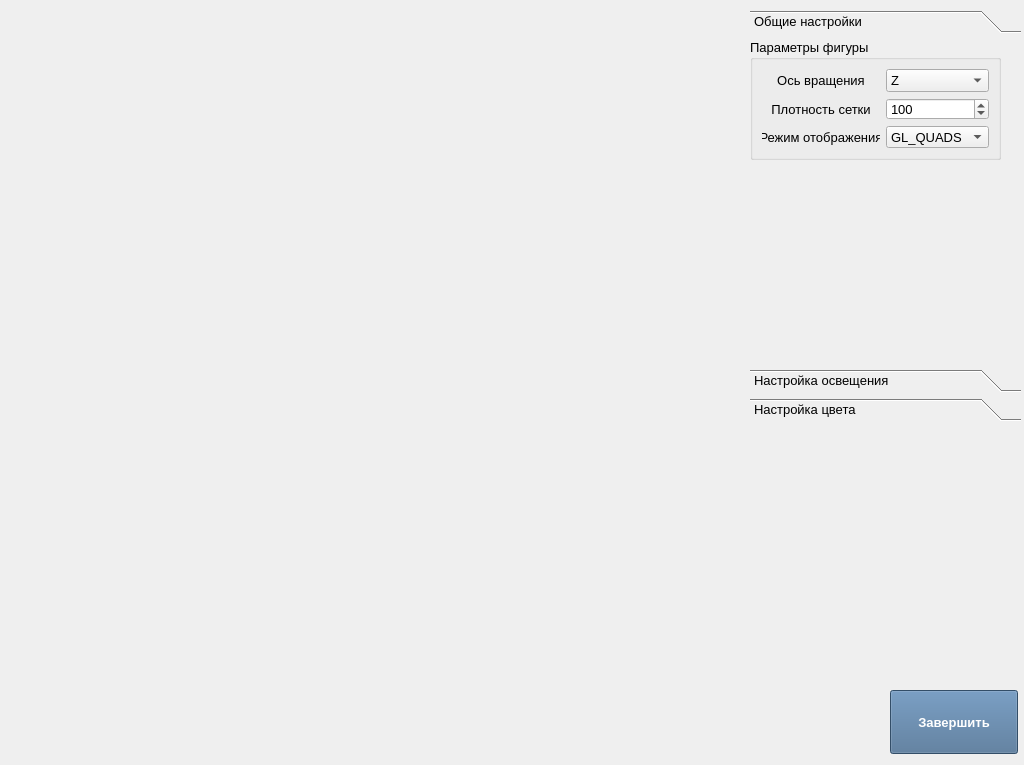
<?xml version="1.0" encoding="UTF-8"?>
<ui version="4.0">
 <class>Viewer3D</class>
 <widget class="QWidget" name="Viewer3D">
  <property name="geometry">
   <rect>
    <x>0</x>
    <y>0</y>
    <width>1024</width>
    <height>765</height>
   </rect>
  </property>
  <property name="windowTitle">
   <string>3D Viewer</string>
  </property>
  <widget class="QPushButton" name="EndButton">
   <property name="geometry">
    <rect>
     <x>890</x>
     <y>690</y>
     <width>128</width>
     <height>64</height>
    </rect>
   </property>
   <property name="minimumSize">
    <size>
     <width>128</width>
     <height>64</height>
    </size>
   </property>
   <property name="palette">
    <palette>
     <active>
      <colorrole role="Button">
       <brush brushstyle="SolidPattern">
        <color alpha="255">
         <red>72</red>
         <green>109</green>
         <blue>146</blue>
        </color>
       </brush>
      </colorrole>
      <colorrole role="ButtonText">
       <brush brushstyle="SolidPattern">
        <color alpha="255">
         <red>255</red>
         <green>255</green>
         <blue>255</blue>
        </color>
       </brush>
      </colorrole>
      <colorrole role="Base">
       <brush brushstyle="SolidPattern">
        <color alpha="255">
         <red>72</red>
         <green>109</green>
         <blue>146</blue>
        </color>
       </brush>
      </colorrole>
      <colorrole role="Window">
       <brush brushstyle="SolidPattern">
        <color alpha="255">
         <red>72</red>
         <green>109</green>
         <blue>146</blue>
        </color>
       </brush>
      </colorrole>
     </active>
     <inactive>
      <colorrole role="Button">
       <brush brushstyle="SolidPattern">
        <color alpha="255">
         <red>72</red>
         <green>109</green>
         <blue>146</blue>
        </color>
       </brush>
      </colorrole>
      <colorrole role="ButtonText">
       <brush brushstyle="SolidPattern">
        <color alpha="255">
         <red>255</red>
         <green>255</green>
         <blue>255</blue>
        </color>
       </brush>
      </colorrole>
      <colorrole role="Base">
       <brush brushstyle="SolidPattern">
        <color alpha="255">
         <red>72</red>
         <green>109</green>
         <blue>146</blue>
        </color>
       </brush>
      </colorrole>
      <colorrole role="Window">
       <brush brushstyle="SolidPattern">
        <color alpha="255">
         <red>72</red>
         <green>109</green>
         <blue>146</blue>
        </color>
       </brush>
      </colorrole>
     </inactive>
     <disabled>
      <colorrole role="Button">
       <brush brushstyle="SolidPattern">
        <color alpha="255">
         <red>72</red>
         <green>109</green>
         <blue>146</blue>
        </color>
       </brush>
      </colorrole>
      <colorrole role="ButtonText">
       <brush brushstyle="SolidPattern">
        <color alpha="255">
         <red>120</red>
         <green>120</green>
         <blue>120</blue>
        </color>
       </brush>
      </colorrole>
      <colorrole role="Base">
       <brush brushstyle="SolidPattern">
        <color alpha="255">
         <red>72</red>
         <green>109</green>
         <blue>146</blue>
        </color>
       </brush>
      </colorrole>
      <colorrole role="Window">
       <brush brushstyle="SolidPattern">
        <color alpha="255">
         <red>72</red>
         <green>109</green>
         <blue>146</blue>
        </color>
       </brush>
      </colorrole>
     </disabled>
    </palette>
   </property>
   <property name="font">
    <font>
     <family>Arial</family>
     <pointsize>10</pointsize>
     <weight>75</weight>
     <bold>true</bold>
    </font>
   </property>
   <property name="cursor">
    <cursorShape>ClosedHandCursor</cursorShape>
   </property>
   <property name="styleSheet">
    <string notr="true">background-color: rgb(72, 109, 146);</string>
   </property>
   <property name="text">
    <string>Завершить</string>
   </property>
  </widget>
  <widget class="QToolBox" name="SceneOptions">
   <property name="geometry">
    <rect>
     <x>750</x>
     <y>10</y>
     <width>271</width>
     <height>411</height>
    </rect>
   </property>
   <property name="font">
    <font>
     <family>Arial</family>
     <pointsize>10</pointsize>
     <weight>50</weight>
     <bold>false</bold>
    </font>
   </property>
   <property name="currentIndex">
    <number>0</number>
   </property>
   <widget class="QWidget" name="general">
    <property name="geometry">
     <rect>
      <x>0</x>
      <y>0</y>
      <width>271</width>
      <height>321</height>
     </rect>
    </property>
    <attribute name="label">
     <string>Общие настройки</string>
    </attribute>
    <widget class="QGroupBox" name="groupBox_3">
     <property name="geometry">
      <rect>
       <x>0</x>
       <y>0</y>
       <width>251</width>
       <height>121</height>
      </rect>
     </property>
     <property name="font">
      <font>
       <family>Arial</family>
       <pointsize>10</pointsize>
       <weight>50</weight>
       <bold>false</bold>
      </font>
     </property>
     <property name="title">
      <string>Параметры фигуры</string>
     </property>
     <property name="flat">
      <bool>false</bool>
     </property>
     <property name="checkable">
      <bool>false</bool>
     </property>
     <layout class="QGridLayout" name="gridLayout_3">
      <item row="1" column="1">
       <widget class="QSpinBox" name="mesh_density">
        <property name="minimum">
         <number>10</number>
        </property>
        <property name="maximum">
         <number>500</number>
        </property>
        <property name="singleStep">
         <number>10</number>
        </property>
        <property name="value">
         <number>100</number>
        </property>
       </widget>
      </item>
      <item row="0" column="1">
       <widget class="QComboBox" name="SetAxis">
        <property name="font">
         <font>
          <family>Arial</family>
          <pointsize>10</pointsize>
          <weight>50</weight>
          <bold>false</bold>
         </font>
        </property>
        <item>
         <property name="text">
          <string>Z</string>
         </property>
        </item>
        <item>
         <property name="text">
          <string>X</string>
         </property>
        </item>
       </widget>
      </item>
      <item row="0" column="0">
       <widget class="QLabel" name="label">
        <property name="font">
         <font>
          <family>Arial</family>
          <pointsize>10</pointsize>
          <weight>50</weight>
          <bold>false</bold>
         </font>
        </property>
        <property name="text">
         <string>Ось вращения</string>
        </property>
        <property name="alignment">
         <set>Qt::AlignCenter</set>
        </property>
       </widget>
      </item>
      <item row="1" column="0">
       <widget class="QLabel" name="label_3">
        <property name="font">
         <font>
          <family>Arial</family>
          <pointsize>10</pointsize>
          <weight>50</weight>
          <bold>false</bold>
         </font>
        </property>
        <property name="text">
         <string>Плотность сетки</string>
        </property>
        <property name="alignment">
         <set>Qt::AlignCenter</set>
        </property>
       </widget>
      </item>
      <item row="2" column="1">
       <widget class="QComboBox" name="viewType">
        <property name="font">
         <font>
          <family>Arial</family>
          <pointsize>10</pointsize>
          <weight>50</weight>
          <bold>false</bold>
         </font>
        </property>
        <item>
         <property name="text">
          <string>GL_QUADS</string>
         </property>
        </item>
        <item>
         <property name="text">
          <string>GL_LINES</string>
         </property>
        </item>
        <item>
         <property name="text">
          <string>GL_POINTS</string>
         </property>
        </item>
       </widget>
      </item>
      <item row="2" column="0">
       <widget class="QLabel" name="label_4">
        <property name="font">
         <font>
          <family>Arial</family>
          <pointsize>10</pointsize>
          <weight>50</weight>
          <bold>false</bold>
         </font>
        </property>
        <property name="text">
         <string>Режим отображения</string>
        </property>
        <property name="alignment">
         <set>Qt::AlignCenter</set>
        </property>
       </widget>
      </item>
     </layout>
    </widget>
   </widget>
   <widget class="QWidget" name="light">
    <property name="geometry">
     <rect>
      <x>0</x>
      <y>0</y>
      <width>271</width>
      <height>321</height>
     </rect>
    </property>
    <attribute name="label">
     <string>Настройка освещения</string>
    </attribute>
    <widget class="QGroupBox" name="groupBox">
     <property name="geometry">
      <rect>
       <x>10</x>
       <y>0</y>
       <width>251</width>
       <height>301</height>
      </rect>
     </property>
     <property name="font">
      <font>
       <family>Arial</family>
       <pointsize>10</pointsize>
       <weight>50</weight>
       <bold>false</bold>
      </font>
     </property>
     <property name="title">
      <string>Параметры модели освещения</string>
     </property>
     <layout class="QGridLayout" name="gridLayout">
      <item row="6" column="2" colspan="2">
       <widget class="QSpinBox" name="spinBox_V_z">
        <property name="minimum">
         <number>-500</number>
        </property>
        <property name="maximum">
         <number>1000</number>
        </property>
        <property name="value">
         <number>-100</number>
        </property>
       </widget>
      </item>
      <item row="1" column="0" colspan="4">
       <widget class="Line" name="line_4">
        <property name="orientation">
         <enum>Qt::Horizontal</enum>
        </property>
       </widget>
      </item>
      <item row="7" column="0">
       <widget class="QLabel" name="label_31">
        <property name="text">
         <string>k_s</string>
        </property>
       </widget>
      </item>
      <item row="7" column="3">
       <widget class="QLabel" name="label_17">
        <property name="text">
         <string>k_a</string>
        </property>
       </widget>
      </item>
      <item row="7" column="1">
       <widget class="QLabel" name="label_16">
        <property name="text">
         <string>i_s</string>
        </property>
       </widget>
      </item>
      <item row="6" column="0">
       <widget class="QSpinBox" name="spinBox_V_x">
        <property name="minimum">
         <number>-500</number>
        </property>
        <property name="maximum">
         <number>1000</number>
        </property>
        <property name="value">
         <number>100</number>
        </property>
       </widget>
      </item>
      <item row="8" column="0">
       <widget class="QDoubleSpinBox" name="doubleSpinBox_k_s">
        <property name="maximum">
         <double>1.000000000000000</double>
        </property>
        <property name="singleStep">
         <double>0.100000000000000</double>
        </property>
        <property name="value">
         <double>0.300000000000000</double>
        </property>
       </widget>
      </item>
      <item row="5" column="1">
       <widget class="QLabel" name="label_13">
        <property name="text">
         <string>View_y</string>
        </property>
       </widget>
      </item>
      <item row="5" column="2" colspan="2">
       <widget class="QLabel" name="label_15">
        <property name="text">
         <string>View_z</string>
        </property>
       </widget>
      </item>
      <item row="3" column="0">
       <widget class="QLabel" name="label_10">
        <property name="text">
         <string>Light_x</string>
        </property>
       </widget>
      </item>
      <item row="0" column="1" colspan="3">
       <widget class="QComboBox" name="comboBox_ModelLight">
        <item>
         <property name="text">
          <string>Blinn-Fong</string>
         </property>
        </item>
        <item>
         <property name="text">
          <string>Cook-Torrance</string>
         </property>
        </item>
        <item>
         <property name="text">
          <string>Lambert</string>
         </property>
        </item>
       </widget>
      </item>
      <item row="4" column="1">
       <widget class="QSpinBox" name="spinBox_L_y">
        <property name="minimum">
         <number>-500</number>
        </property>
        <property name="maximum">
         <number>1000</number>
        </property>
        <property name="value">
         <number>100</number>
        </property>
       </widget>
      </item>
      <item row="3" column="1">
       <widget class="QLabel" name="label_11">
        <property name="text">
         <string>Light_y</string>
        </property>
       </widget>
      </item>
      <item row="6" column="1">
       <widget class="QSpinBox" name="spinBox_V_y">
        <property name="minimum">
         <number>-500</number>
        </property>
        <property name="maximum">
         <number>1000</number>
        </property>
        <property name="value">
         <number>100</number>
        </property>
       </widget>
      </item>
      <item row="12" column="1">
       <widget class="QDoubleSpinBox" name="doubleSpinBox_s">
        <property name="maximum">
         <double>1.000000000000000</double>
        </property>
        <property name="singleStep">
         <double>0.010000000000000</double>
        </property>
        <property name="value">
         <double>0.400000000000000</double>
        </property>
       </widget>
      </item>
      <item row="8" column="3">
       <widget class="QDoubleSpinBox" name="doubleSpinBox_k_a">
        <property name="minimum">
         <double>0.000000000000000</double>
        </property>
        <property name="maximum">
         <double>1.000000000000000</double>
        </property>
        <property name="singleStep">
         <double>0.100000000000000</double>
        </property>
        <property name="value">
         <double>0.600000000000000</double>
        </property>
       </widget>
      </item>
      <item row="3" column="2" colspan="2">
       <widget class="QLabel" name="label_12">
        <property name="text">
         <string>Light_z</string>
        </property>
       </widget>
      </item>
      <item row="4" column="0">
       <widget class="QSpinBox" name="spinBox_L_x">
        <property name="minimum">
         <number>-500</number>
        </property>
        <property name="maximum">
         <number>1000</number>
        </property>
        <property name="value">
         <number>100</number>
        </property>
       </widget>
      </item>
      <item row="0" column="0">
       <widget class="QLabel" name="label_19">
        <property name="text">
         <string>Model light</string>
        </property>
       </widget>
      </item>
      <item row="9" column="1">
       <widget class="QLabel" name="label_30">
        <property name="text">
         <string>i_d</string>
        </property>
       </widget>
      </item>
      <item row="10" column="0">
       <widget class="QDoubleSpinBox" name="doubleSpinBox_k_d">
        <property name="minimum">
         <double>0.000000000000000</double>
        </property>
        <property name="maximum">
         <double>1.000000000000000</double>
        </property>
        <property name="singleStep">
         <double>0.100000000000000</double>
        </property>
        <property name="value">
         <double>0.200000000000000</double>
        </property>
       </widget>
      </item>
      <item row="9" column="3">
       <widget class="QLabel" name="label_18">
        <property name="text">
         <string>F0</string>
        </property>
       </widget>
      </item>
      <item row="8" column="1">
       <widget class="QDoubleSpinBox" name="doubleSpinBox_i_s">
        <property name="minimum">
         <double>0.000000000000000</double>
        </property>
        <property name="maximum">
         <double>1.000000000000000</double>
        </property>
        <property name="singleStep">
         <double>0.100000000000000</double>
        </property>
        <property name="value">
         <double>0.300000000000000</double>
        </property>
       </widget>
      </item>
      <item row="4" column="2" colspan="2">
       <widget class="QSpinBox" name="spinBox_L_z">
        <property name="minimum">
         <number>-500</number>
        </property>
        <property name="maximum">
         <number>1000</number>
        </property>
        <property name="value">
         <number>100</number>
        </property>
       </widget>
      </item>
      <item row="10" column="3">
       <widget class="QDoubleSpinBox" name="doubleSpinBox_F0">
        <property name="maximum">
         <double>1.000000000000000</double>
        </property>
        <property name="singleStep">
         <double>0.010000000000000</double>
        </property>
        <property name="value">
         <double>0.900000000000000</double>
        </property>
       </widget>
      </item>
      <item row="9" column="0">
       <widget class="QLabel" name="label_29">
        <property name="text">
         <string>k_d</string>
        </property>
       </widget>
      </item>
      <item row="10" column="1">
       <widget class="QDoubleSpinBox" name="doubleSpinBox_i_d">
        <property name="minimum">
         <double>0.000000000000000</double>
        </property>
        <property name="maximum">
         <double>1.000000000000000</double>
        </property>
        <property name="singleStep">
         <double>0.100000000000000</double>
        </property>
        <property name="value">
         <double>0.200000000000000</double>
        </property>
       </widget>
      </item>
      <item row="5" column="0">
       <widget class="QLabel" name="label_14">
        <property name="text">
         <string>View_x</string>
        </property>
       </widget>
      </item>
      <item row="11" column="1">
       <widget class="QLabel" name="label_6">
        <property name="text">
         <string>s</string>
        </property>
       </widget>
      </item>
     </layout>
    </widget>
   </widget>
   <widget class="QWidget" name="color">
    <property name="geometry">
     <rect>
      <x>0</x>
      <y>0</y>
      <width>271</width>
      <height>321</height>
     </rect>
    </property>
    <attribute name="label">
     <string>Настройка цвета</string>
    </attribute>
    <widget class="QGroupBox" name="groupBox_2">
     <property name="geometry">
      <rect>
       <x>10</x>
       <y>0</y>
       <width>251</width>
       <height>311</height>
      </rect>
     </property>
     <property name="font">
      <font>
       <family>Arial</family>
       <pointsize>10</pointsize>
       <weight>50</weight>
       <bold>false</bold>
      </font>
     </property>
     <property name="title">
      <string>Палитра</string>
     </property>
     <property name="flat">
      <bool>false</bool>
     </property>
     <property name="checkable">
      <bool>false</bool>
     </property>
     <layout class="QGridLayout" name="gridLayout_2">
      <item row="0" column="0" colspan="3">
       <widget class="QLabel" name="label_26">
        <property name="text">
         <string>Цвет фигры</string>
        </property>
        <property name="alignment">
         <set>Qt::AlignCenter</set>
        </property>
       </widget>
      </item>
      <item row="5" column="1">
       <widget class="QPushButton" name="lightColor">
        <property name="enabled">
         <bool>true</bool>
        </property>
        <property name="minimumSize">
         <size>
          <width>65</width>
          <height>65</height>
         </size>
        </property>
        <property name="cursor">
         <cursorShape>ClosedHandCursor</cursorShape>
        </property>
        <property name="styleSheet">
         <string notr="true">background: url(:/data/viewer/light.png);
</string>
        </property>
        <property name="text">
         <string/>
        </property>
       </widget>
      </item>
      <item row="1" column="1">
       <widget class="QPushButton" name="figureColor">
        <property name="enabled">
         <bool>true</bool>
        </property>
        <property name="sizePolicy">
         <sizepolicy hsizetype="Fixed" vsizetype="Fixed">
          <horstretch>0</horstretch>
          <verstretch>0</verstretch>
         </sizepolicy>
        </property>
        <property name="minimumSize">
         <size>
          <width>65</width>
          <height>65</height>
         </size>
        </property>
        <property name="cursor">
         <cursorShape>ClosedHandCursor</cursorShape>
        </property>
        <property name="styleSheet">
         <string notr="true">background: url(:/data/viewer/fill.png);
</string>
        </property>
        <property name="text">
         <string/>
        </property>
       </widget>
      </item>
      <item row="8" column="1">
       <widget class="QPushButton" name="highlightColor">
        <property name="enabled">
         <bool>true</bool>
        </property>
        <property name="sizePolicy">
         <sizepolicy hsizetype="Fixed" vsizetype="Fixed">
          <horstretch>0</horstretch>
          <verstretch>0</verstretch>
         </sizepolicy>
        </property>
        <property name="minimumSize">
         <size>
          <width>65</width>
          <height>65</height>
         </size>
        </property>
        <property name="cursor">
         <cursorShape>ClosedHandCursor</cursorShape>
        </property>
        <property name="styleSheet">
         <string notr="true">background: url(:/data/viewer/highlight.png);
</string>
        </property>
        <property name="text">
         <string/>
        </property>
       </widget>
      </item>
      <item row="7" column="0" colspan="3">
       <widget class="QLabel" name="label_28">
        <property name="text">
         <string>Цвет блика</string>
        </property>
        <property name="alignment">
         <set>Qt::AlignCenter</set>
        </property>
       </widget>
      </item>
      <item row="4" column="0" colspan="3">
       <widget class="QLabel" name="label_27">
        <property name="text">
         <string>Цвет источника освещения</string>
        </property>
        <property name="alignment">
         <set>Qt::AlignCenter</set>
        </property>
       </widget>
      </item>
     </layout>
    </widget>
   </widget>
  </widget>
  <widget class="GLWidget" name="drawGL" native="true">
   <property name="geometry">
    <rect>
     <x>10</x>
     <y>10</y>
     <width>731</width>
     <height>741</height>
    </rect>
   </property>
  </widget>
 </widget>
 <customwidgets>
  <customwidget>
   <class>GLWidget</class>
   <extends>QWidget</extends>
   <header>glwidget.h</header>
   <container>1</container>
  </customwidget>
 </customwidgets>
 <resources/>
 <connections/>
</ui>
